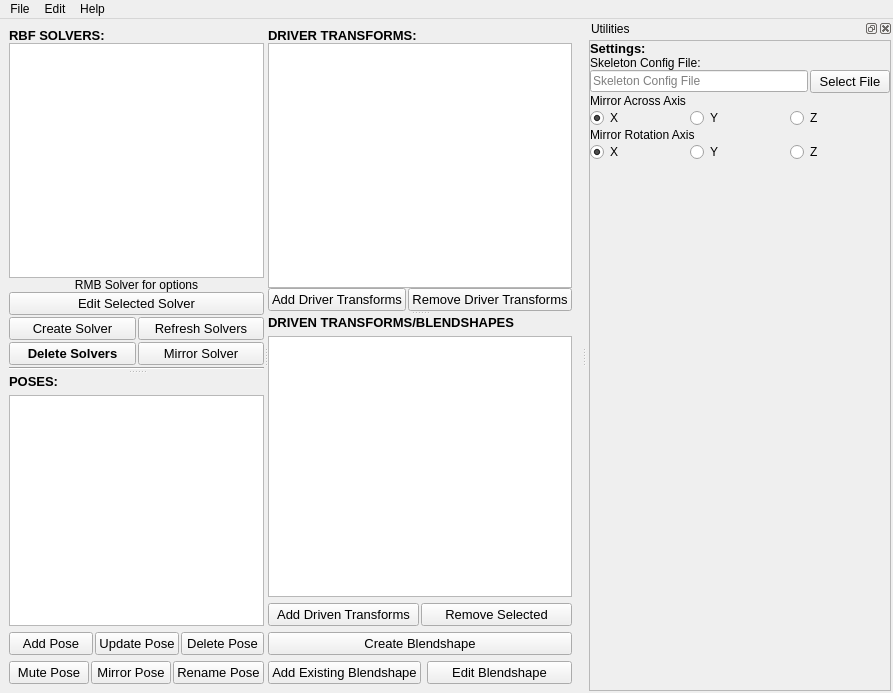
<?xml version="1.0" encoding="UTF-8"?>
<ui version="4.0">
 <class>MainWindow</class>
 <widget class="QMainWindow" name="MainWindow">
  <property name="geometry">
   <rect>
    <x>0</x>
    <y>0</y>
    <width>890</width>
    <height>693</height>
   </rect>
  </property>
  <property name="windowTitle">
   <string>MainWindow</string>
  </property>
  <widget class="QWidget" name="centralwidget">
   <layout class="QHBoxLayout" name="horizontalLayout_4">
    <item>
     <widget class="QSplitter" name="splitter_3">
      <property name="orientation">
       <enum>Qt::Horizontal</enum>
      </property>
      <widget class="QSplitter" name="splitter_2">
       <property name="orientation">
        <enum>Qt::Vertical</enum>
       </property>
       <widget class="QWidget" name="verticalLayoutWidget">
        <layout class="QVBoxLayout" name="verticalLayout">
         <property name="spacing">
          <number>0</number>
         </property>
         <item>
          <widget class="QLabel" name="label">
           <property name="sizePolicy">
            <sizepolicy hsizetype="Minimum" vsizetype="Minimum">
             <horstretch>0</horstretch>
             <verstretch>0</verstretch>
            </sizepolicy>
           </property>
           <property name="font">
            <font>
             <pointsize>10</pointsize>
             <bold>true</bold>
            </font>
           </property>
           <property name="text">
            <string>RBF SOLVERS:</string>
           </property>
           <property name="heading" stdset="0">
            <bool>true</bool>
           </property>
          </widget>
         </item>
         <item>
          <widget class="QListWidget" name="solver_LIST">
           <property name="maximumSize">
            <size>
             <width>16777215</width>
             <height>16777215</height>
            </size>
           </property>
           <property name="selectionMode">
            <enum>QAbstractItemView::ExtendedSelection</enum>
           </property>
          </widget>
         </item>
         <item>
          <widget class="QLabel" name="label_6">
           <property name="text">
            <string>RMB Solver for options</string>
           </property>
           <property name="alignment">
            <set>Qt::AlignCenter</set>
           </property>
          </widget>
         </item>
         <item>
          <layout class="QHBoxLayout" name="horizontalLayout_14">
           <property name="spacing">
            <number>2</number>
           </property>
           <item>
            <widget class="QPushButton" name="toggle_edit_BTN">
             <property name="font">
              <font>
               <pointsize>10</pointsize>
              </font>
             </property>
             <property name="text">
              <string>Edit Selected Solver</string>
             </property>
             <property name="checkable">
              <bool>true</bool>
             </property>
            </widget>
           </item>
          </layout>
         </item>
         <item>
          <spacer name="verticalSpacer_6">
           <property name="orientation">
            <enum>Qt::Vertical</enum>
           </property>
           <property name="sizeType">
            <enum>QSizePolicy::Fixed</enum>
           </property>
           <property name="sizeHint" stdset="0">
            <size>
             <width>20</width>
             <height>2</height>
            </size>
           </property>
          </spacer>
         </item>
         <item>
          <layout class="QHBoxLayout" name="horizontalLayout_13">
           <property name="spacing">
            <number>2</number>
           </property>
           <item>
            <widget class="QPushButton" name="create_solver_BTN">
             <property name="font">
              <font>
               <pointsize>10</pointsize>
               <bold>false</bold>
              </font>
             </property>
             <property name="text">
              <string>Create Solver</string>
             </property>
            </widget>
           </item>
           <item>
            <widget class="QPushButton" name="refresh_BTN">
             <property name="font">
              <font>
               <pointsize>10</pointsize>
               <bold>false</bold>
              </font>
             </property>
             <property name="text">
              <string>Refresh Solvers</string>
             </property>
            </widget>
           </item>
          </layout>
         </item>
         <item>
          <spacer name="verticalSpacer_2">
           <property name="orientation">
            <enum>Qt::Vertical</enum>
           </property>
           <property name="sizeType">
            <enum>QSizePolicy::Fixed</enum>
           </property>
           <property name="sizeHint" stdset="0">
            <size>
             <width>20</width>
             <height>2</height>
            </size>
           </property>
          </spacer>
         </item>
         <item>
          <layout class="QHBoxLayout" name="horizontalLayout_11">
           <property name="spacing">
            <number>2</number>
           </property>
           <property name="topMargin">
            <number>0</number>
           </property>
           <item>
            <widget class="QPushButton" name="delete_solver_BTN">
             <property name="font">
              <font>
               <pointsize>10</pointsize>
               <bold>true</bold>
              </font>
             </property>
             <property name="text">
              <string>Delete Solvers</string>
             </property>
            </widget>
           </item>
           <item>
            <widget class="QPushButton" name="mirror_solver_BTN">
             <property name="font">
              <font>
               <pointsize>10</pointsize>
              </font>
             </property>
             <property name="text">
              <string>Mirror Solver</string>
             </property>
            </widget>
           </item>
          </layout>
         </item>
         <item>
          <spacer name="verticalSpacer_3">
           <property name="orientation">
            <enum>Qt::Vertical</enum>
           </property>
           <property name="sizeType">
            <enum>QSizePolicy::Fixed</enum>
           </property>
           <property name="sizeHint" stdset="0">
            <size>
             <width>20</width>
             <height>2</height>
            </size>
           </property>
          </spacer>
         </item>
         <item>
          <widget class="Line" name="line_4">
           <property name="orientation">
            <enum>Qt::Horizontal</enum>
           </property>
          </widget>
         </item>
        </layout>
       </widget>
       <widget class="QWidget" name="verticalLayoutWidget_2">
        <layout class="QVBoxLayout" name="poses_layout">
         <item>
          <widget class="QLabel" name="label_2">
           <property name="font">
            <font>
             <pointsize>10</pointsize>
             <bold>true</bold>
            </font>
           </property>
           <property name="text">
            <string>POSES:</string>
           </property>
           <property name="heading" stdset="0">
            <bool>true</bool>
           </property>
          </widget>
         </item>
         <item>
          <widget class="QListWidget" name="pose_LIST">
           <property name="selectionMode">
            <enum>QAbstractItemView::ExtendedSelection</enum>
           </property>
          </widget>
         </item>
         <item>
          <layout class="QHBoxLayout" name="horizontalLayout_8">
           <property name="spacing">
            <number>2</number>
           </property>
           <item>
            <widget class="QPushButton" name="add_pose_BTN">
             <property name="enabled">
              <bool>true</bool>
             </property>
             <property name="font">
              <font>
               <pointsize>10</pointsize>
               <bold>false</bold>
              </font>
             </property>
             <property name="text">
              <string>Add Pose</string>
             </property>
            </widget>
           </item>
           <item>
            <widget class="QPushButton" name="edit_pose_BTN">
             <property name="enabled">
              <bool>true</bool>
             </property>
             <property name="font">
              <font>
               <pointsize>10</pointsize>
               <bold>false</bold>
              </font>
             </property>
             <property name="text">
              <string>Update Pose</string>
             </property>
            </widget>
           </item>
           <item>
            <widget class="QPushButton" name="delete_pose_BTN">
             <property name="enabled">
              <bool>true</bool>
             </property>
             <property name="font">
              <font>
               <pointsize>10</pointsize>
               <bold>false</bold>
              </font>
             </property>
             <property name="text">
              <string>Delete Pose</string>
             </property>
            </widget>
           </item>
          </layout>
         </item>
         <item>
          <layout class="QHBoxLayout" name="horizontalLayout_10">
           <property name="spacing">
            <number>2</number>
           </property>
           <item>
            <widget class="QPushButton" name="mute_pose_BTN">
             <property name="font">
              <font>
               <pointsize>10</pointsize>
              </font>
             </property>
             <property name="text">
              <string>Mute Pose</string>
             </property>
            </widget>
           </item>
           <item>
            <widget class="QPushButton" name="mirror_pose_BTN">
             <property name="enabled">
              <bool>true</bool>
             </property>
             <property name="font">
              <font>
               <pointsize>10</pointsize>
               <bold>false</bold>
              </font>
             </property>
             <property name="text">
              <string>Mirror Pose</string>
             </property>
            </widget>
           </item>
           <item>
            <widget class="QPushButton" name="rename_pose_BTN">
             <property name="font">
              <font>
               <pointsize>10</pointsize>
              </font>
             </property>
             <property name="text">
              <string>Rename Pose</string>
             </property>
             <property name="checkable">
              <bool>false</bool>
             </property>
            </widget>
           </item>
          </layout>
         </item>
        </layout>
       </widget>
      </widget>
      <widget class="QSplitter" name="splitter">
       <property name="sizePolicy">
        <sizepolicy hsizetype="Expanding" vsizetype="Expanding">
         <horstretch>0</horstretch>
         <verstretch>0</verstretch>
        </sizepolicy>
       </property>
       <property name="orientation">
        <enum>Qt::Vertical</enum>
       </property>
       <widget class="QWidget" name="layoutWidget">
        <layout class="QVBoxLayout" name="driver_layout">
         <property name="spacing">
          <number>0</number>
         </property>
         <item>
          <widget class="QLabel" name="label_4">
           <property name="font">
            <font>
             <pointsize>10</pointsize>
             <bold>true</bold>
            </font>
           </property>
           <property name="text">
            <string>DRIVER TRANSFORMS:</string>
           </property>
           <property name="heading" stdset="0">
            <bool>true</bool>
           </property>
          </widget>
         </item>
         <item>
          <widget class="QListWidget" name="driver_transforms_LIST">
           <property name="selectionMode">
            <enum>QAbstractItemView::ExtendedSelection</enum>
           </property>
          </widget>
         </item>
         <item>
          <layout class="QHBoxLayout" name="horizontalLayout">
           <property name="spacing">
            <number>2</number>
           </property>
           <item>
            <widget class="QPushButton" name="add_driver_BTN">
             <property name="font">
              <font>
               <pointsize>10</pointsize>
              </font>
             </property>
             <property name="text">
              <string>Add Driver Transforms</string>
             </property>
            </widget>
           </item>
           <item>
            <widget class="QPushButton" name="remove_driver_BTN">
             <property name="font">
              <font>
               <pointsize>10</pointsize>
              </font>
             </property>
             <property name="text">
              <string>Remove Driver Transforms</string>
             </property>
            </widget>
           </item>
          </layout>
         </item>
        </layout>
       </widget>
       <widget class="QWidget" name="layoutWidget">
        <layout class="QVBoxLayout" name="driven_layout">
         <item>
          <widget class="QLabel" name="label_5">
           <property name="font">
            <font>
             <pointsize>10</pointsize>
             <bold>true</bold>
            </font>
           </property>
           <property name="text">
            <string>DRIVEN TRANSFORMS/BLENDSHAPES</string>
           </property>
           <property name="heading" stdset="0">
            <bool>true</bool>
           </property>
          </widget>
         </item>
         <item>
          <widget class="QListWidget" name="driven_transforms_LIST">
           <property name="selectionMode">
            <enum>QAbstractItemView::ExtendedSelection</enum>
           </property>
          </widget>
         </item>
         <item>
          <layout class="QHBoxLayout" name="horizontalLayout_3">
           <property name="spacing">
            <number>2</number>
           </property>
           <property name="topMargin">
            <number>0</number>
           </property>
           <item>
            <widget class="QPushButton" name="add_driven_BTN">
             <property name="font">
              <font>
               <pointsize>10</pointsize>
              </font>
             </property>
             <property name="text">
              <string>Add Driven Transforms</string>
             </property>
            </widget>
           </item>
           <item>
            <widget class="QPushButton" name="remove_driven_BTN">
             <property name="font">
              <font>
               <pointsize>10</pointsize>
              </font>
             </property>
             <property name="text">
              <string>Remove Selected</string>
             </property>
            </widget>
           </item>
          </layout>
         </item>
         <item>
          <layout class="QHBoxLayout" name="horizontalLayout_2">
           <item>
            <widget class="QPushButton" name="create_blendshape_BTN">
             <property name="font">
              <font>
               <pointsize>10</pointsize>
              </font>
             </property>
             <property name="text">
              <string>Create Blendshape</string>
             </property>
            </widget>
           </item>
          </layout>
         </item>
         <item>
          <layout class="QHBoxLayout" name="horizontalLayout_6">
           <item>
            <widget class="QPushButton" name="add_existing_blendshape_BTN">
             <property name="font">
              <font>
               <pointsize>10</pointsize>
              </font>
             </property>
             <property name="text">
              <string>Add Existing Blendshape</string>
             </property>
            </widget>
           </item>
           <item>
            <widget class="QPushButton" name="edit_blendshape_BTN">
             <property name="font">
              <font>
               <pointsize>10</pointsize>
              </font>
             </property>
             <property name="text">
              <string>Edit Blendshape</string>
             </property>
            </widget>
           </item>
          </layout>
         </item>
        </layout>
       </widget>
      </widget>
     </widget>
    </item>
   </layout>
  </widget>
  <widget class="QDockWidget" name="utilities_DOCK">
   <property name="sizePolicy">
    <sizepolicy hsizetype="Expanding" vsizetype="Preferred">
     <horstretch>0</horstretch>
     <verstretch>0</verstretch>
    </sizepolicy>
   </property>
   <property name="minimumSize">
    <size>
     <width>306</width>
     <height>101</height>
    </size>
   </property>
   <property name="allowedAreas">
    <set>Qt::LeftDockWidgetArea|Qt::RightDockWidgetArea</set>
   </property>
   <property name="windowTitle">
    <string>Utilities</string>
   </property>
   <attribute name="dockWidgetArea">
    <number>2</number>
   </attribute>
   <widget class="QWidget" name="dockWidgetContents">
    <layout class="QVBoxLayout" name="verticalLayout_5">
     <property name="spacing">
      <number>2</number>
     </property>
     <property name="leftMargin">
      <number>2</number>
     </property>
     <property name="topMargin">
      <number>2</number>
     </property>
     <property name="rightMargin">
      <number>2</number>
     </property>
     <property name="bottomMargin">
      <number>2</number>
     </property>
     <item>
      <layout class="QVBoxLayout" name="verticalLayout_2">
       <item>
        <widget class="QScrollArea" name="action_scroll_area">
         <property name="sizePolicy">
          <sizepolicy hsizetype="Preferred" vsizetype="Expanding">
           <horstretch>0</horstretch>
           <verstretch>0</verstretch>
          </sizepolicy>
         </property>
         <property name="minimumSize">
          <size>
           <width>300</width>
           <height>0</height>
          </size>
         </property>
         <property name="horizontalScrollBarPolicy">
          <enum>Qt::ScrollBarAlwaysOff</enum>
         </property>
         <property name="sizeAdjustPolicy">
          <enum>QAbstractScrollArea::AdjustToContentsOnFirstShow</enum>
         </property>
         <property name="widgetResizable">
          <bool>true</bool>
         </property>
         <widget class="QWidget" name="scrollAreaWidgetContents">
          <property name="geometry">
           <rect>
            <x>0</x>
            <y>0</y>
            <width>298</width>
            <height>639</height>
           </rect>
          </property>
          <property name="sizePolicy">
           <sizepolicy hsizetype="Expanding" vsizetype="Expanding">
            <horstretch>0</horstretch>
            <verstretch>0</verstretch>
           </sizepolicy>
          </property>
          <layout class="QVBoxLayout" name="verticalLayout_3" stretch="0">
           <property name="spacing">
            <number>0</number>
           </property>
           <property name="leftMargin">
            <number>0</number>
           </property>
           <property name="topMargin">
            <number>0</number>
           </property>
           <property name="rightMargin">
            <number>0</number>
           </property>
           <property name="bottomMargin">
            <number>0</number>
           </property>
           <item>
            <layout class="QVBoxLayout" name="verticalLayout_4">
             <item>
              <layout class="QVBoxLayout" name="extension_layout"/>
             </item>
             <item>
              <widget class="QLabel" name="label_9">
               <property name="font">
                <font>
                 <pointsize>10</pointsize>
                 <bold>true</bold>
                </font>
               </property>
               <property name="text">
                <string>Settings:</string>
               </property>
               <property name="heading" stdset="0">
                <bool>true</bool>
               </property>
              </widget>
             </item>
             <item>
              <widget class="QLabel" name="label_8">
               <property name="text">
                <string>Skeleton Config File:</string>
               </property>
               <property name="heading" stdset="0">
                <bool>false</bool>
               </property>
              </widget>
             </item>
             <item>
              <layout class="QHBoxLayout" name="horizontalLayout_7">
               <property name="spacing">
                <number>2</number>
               </property>
               <item>
                <widget class="QLineEdit" name="skeleton_config_LINE">
                 <property name="readOnly">
                  <bool>true</bool>
                 </property>
                 <property name="placeholderText">
                  <string>Skeleton Config File</string>
                 </property>
                </widget>
               </item>
               <item>
                <widget class="QPushButton" name="skeleton_config_BTN">
                 <property name="font">
                  <font>
                   <pointsize>10</pointsize>
                  </font>
                 </property>
                 <property name="text">
                  <string>Select File</string>
                 </property>
                </widget>
               </item>
              </layout>
             </item>
             <item>
              <layout class="QVBoxLayout" name="verticalLayout_6">
               <item>
                <spacer name="verticalSpacer_4">
                 <property name="orientation">
                  <enum>Qt::Vertical</enum>
                 </property>
                 <property name="sizeHint" stdset="0">
                  <size>
                   <width>20</width>
                   <height>60</height>
                  </size>
                 </property>
                </spacer>
               </item>
               <item>
                <widget class="QLabel" name="label_3">
                 <property name="text">
                  <string>Mirror Across Axis</string>
                 </property>
                </widget>
               </item>
               <item>
                <layout class="QHBoxLayout" name="horizontalLayout_9">
                 <item>
                  <widget class="QRadioButton" name="mirror_trans_x_RADIO">
                   <property name="text">
                    <string>X</string>
                   </property>
                   <property name="checked">
                    <bool>true</bool>
                   </property>
                   <attribute name="buttonGroup">
                    <string notr="true">buttonGroup_2</string>
                   </attribute>
                  </widget>
                 </item>
                 <item>
                  <widget class="QRadioButton" name="mirror_trans_y_RADIO">
                   <property name="text">
                    <string>Y</string>
                   </property>
                   <attribute name="buttonGroup">
                    <string notr="true">buttonGroup_2</string>
                   </attribute>
                  </widget>
                 </item>
                 <item>
                  <widget class="QRadioButton" name="mirror_trans_z_RADIO">
                   <property name="text">
                    <string>Z</string>
                   </property>
                   <attribute name="buttonGroup">
                    <string notr="true">buttonGroup_2</string>
                   </attribute>
                  </widget>
                 </item>
                </layout>
               </item>
               <item>
                <widget class="QLabel" name="label_7">
                 <property name="text">
                  <string>Mirror Rotation Axis</string>
                 </property>
                </widget>
               </item>
               <item>
                <layout class="QHBoxLayout" name="horizontalLayout_12">
                 <item>
                  <widget class="QRadioButton" name="mirror_rot_x_RADIO">
                   <property name="text">
                    <string>X</string>
                   </property>
                   <property name="checked">
                    <bool>true</bool>
                   </property>
                   <attribute name="buttonGroup">
                    <string notr="true">buttonGroup</string>
                   </attribute>
                  </widget>
                 </item>
                 <item>
                  <widget class="QRadioButton" name="mirror_rot_y_RADIO">
                   <property name="text">
                    <string>Y</string>
                   </property>
                   <attribute name="buttonGroup">
                    <string notr="true">buttonGroup</string>
                   </attribute>
                  </widget>
                 </item>
                 <item>
                  <widget class="QRadioButton" name="mirror_rot_z_RADIO">
                   <property name="text">
                    <string>Z</string>
                   </property>
                   <attribute name="buttonGroup">
                    <string notr="true">buttonGroup</string>
                   </attribute>
                  </widget>
                 </item>
                </layout>
               </item>
              </layout>
             </item>
             <item>
              <spacer name="verticalSpacer">
               <property name="orientation">
                <enum>Qt::Vertical</enum>
               </property>
               <property name="sizeHint" stdset="0">
                <size>
                 <width>20</width>
                 <height>585</height>
                </size>
               </property>
              </spacer>
             </item>
             <item>
              <spacer name="horizontalSpacer">
               <property name="orientation">
                <enum>Qt::Horizontal</enum>
               </property>
               <property name="sizeHint" stdset="0">
                <size>
                 <width>40</width>
                 <height>1</height>
                </size>
               </property>
              </spacer>
             </item>
            </layout>
           </item>
          </layout>
         </widget>
        </widget>
       </item>
      </layout>
     </item>
    </layout>
   </widget>
  </widget>
  <widget class="QMenuBar" name="menuBar">
   <property name="geometry">
    <rect>
     <x>0</x>
     <y>0</y>
     <width>890</width>
     <height>22</height>
    </rect>
   </property>
   <widget class="QMenu" name="menuHelp">
    <property name="title">
     <string>Help</string>
    </property>
    <addaction name="documentation_ACT"/>
   </widget>
   <widget class="QMenu" name="menuFile">
    <property name="title">
     <string>File</string>
    </property>
    <addaction name="import_drivers_ACT"/>
    <addaction name="separator"/>
    <addaction name="export_drivers_ACT"/>
    <addaction name="export_selected_drivers_ACT"/>
   </widget>
   <widget class="QMenu" name="menuEdit">
    <property name="title">
     <string>Edit</string>
    </property>
    <widget class="QMenu" name="menuStyle">
     <property name="title">
      <string>Style</string>
     </property>
     <addaction name="use_maya_style_ACT"/>
    </widget>
    <addaction name="menuStyle"/>
   </widget>
   <addaction name="menuFile"/>
   <addaction name="menuEdit"/>
   <addaction name="menuHelp"/>
  </widget>
  <action name="connectSkinNode_action">
   <property name="text">
    <string>Connect Selected Skin Nodes</string>
   </property>
  </action>
  <action name="createGeometry_action">
   <property name="text">
    <string>Create Geometry From SkinNode</string>
   </property>
  </action>
  <action name="unbindGeometry_action">
   <property name="checkable">
    <bool>true</bool>
   </property>
   <property name="checked">
    <bool>true</bool>
   </property>
   <property name="text">
    <string>Unbind Geometry When Saving</string>
   </property>
  </action>
  <action name="documentation_ACT">
   <property name="text">
    <string>Documentation</string>
   </property>
  </action>
  <action name="actionGithub">
   <property name="text">
    <string>Github</string>
   </property>
  </action>
  <action name="import_drivers_ACT">
   <property name="text">
    <string>Import Drivers</string>
   </property>
  </action>
  <action name="export_drivers_ACT">
   <property name="text">
    <string>Export All Drivers</string>
   </property>
  </action>
  <action name="export_selected_drivers_ACT">
   <property name="text">
    <string>Export Selected Drivers</string>
   </property>
  </action>
  <action name="use_maya_style_ACT">
   <property name="checkable">
    <bool>true</bool>
   </property>
   <property name="text">
    <string>Use Maya Style</string>
   </property>
  </action>
 </widget>
 <resources/>
 <connections/>
 <buttongroups>
  <buttongroup name="buttonGroup"/>
  <buttongroup name="buttonGroup_2"/>
 </buttongroups>
</ui>
